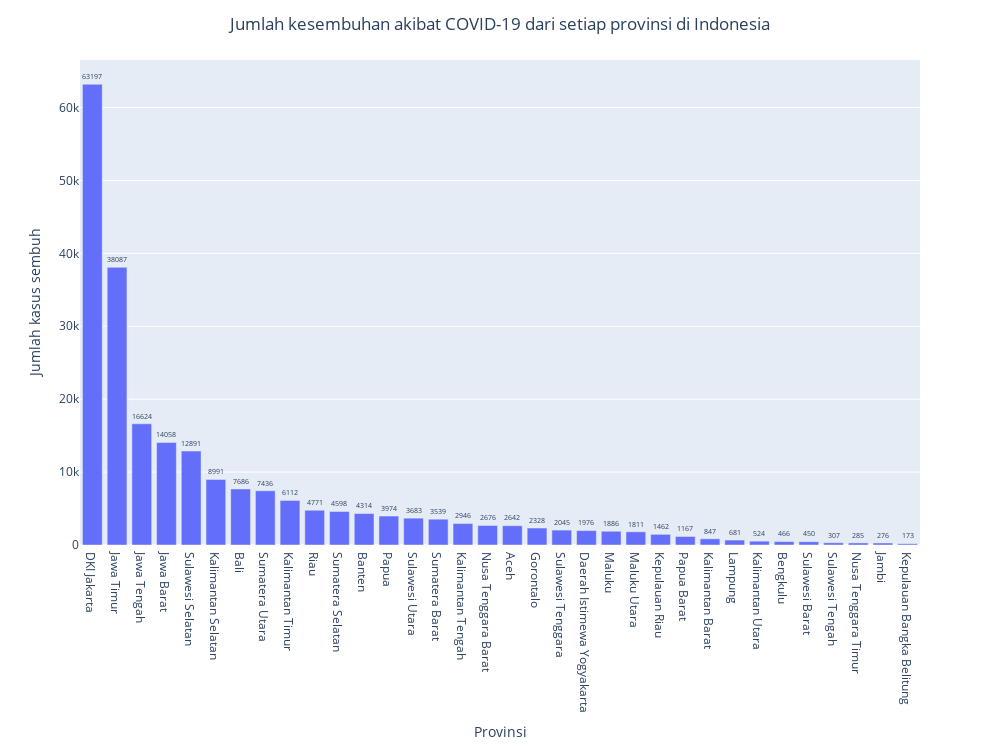

Notebook source saved alongside this figure:
### Code cell
fig2 = px.bar(berdasarkan_kesembuhan, x=berdasarkan_kesembuhan.provinsi, y='kasusSemb'
              , text='kasusSemb',hover_name=berdasarkan_kesembuhan.index)
fig2.update_traces(texttemplate='%{text:}', textposition='outside')
fig2.update_layout(uniformtext_minsize=4, uniformtext_mode='hide', width=1000, height=750
                   , xaxis_title="Provinsi", yaxis_title="Jumlah kasus sembuh"
                   , title_text='Jumlah kesembuhan akibat COVID-19 dari setiap provinsi di Indonesia', title_x=0.5)
fig2.show()

### Figure 1 — Plotly figure (JSON) as saved in the notebook; plotly's stock layout.template omitted (floating-point values rounded to 4 significant figures)
{"data": [{"alignmentgroup": "True", "hovertemplate": "<b>%{hovertext}</b><br><br>provinsi=%{x}<br>kasusSemb=%{text}<extra></extra>", "hovertext": [0, 1, 3, 2, 4, 6, 7, 5, 8, 9, 12, 13, 11, 15, 10, 16, 17, 14, 20, 18, 21, 19, 24, 22, 23, 25, 26, 29, 28, 27, 31, 32, 30, 33], "legendgroup": "", "marker": {"color": "#636efa"}, "name": "", "offsetgroup": "", "orientation": "v", "showlegend": false, "text": [63197, 38087, 16624, 14058, 12891, 8991, 7686, 7436, 6112, 4771, 4598, 4314, 3974, 3683, 3539, 2946, 2676, 2642, 2328, 2045, 1976, 1886, 1811, 1462, 1167, 847, 681, 524, 466, 450, 307, 285, 276, 173], "textposition": "outside", "texttemplate": "%{text:}", "type": "bar", "x": ["DKI Jakarta", "Jawa Timur", "Jawa Tengah", "Jawa Barat", "Sulawesi Selatan", "Kalimantan Selatan", "Bali", "Sumatera Utara", "Kalimantan Timur", "Riau", "Sumatera Selatan", "Banten", "Papua", "Sulawesi Utara", "Sumatera Barat", "Kalimantan Tengah", "Nusa Tenggara Barat", "Aceh", "Gorontalo", "Sulawesi Tenggara", "Daerah Istimewa Yogyakarta", "Maluku", "Maluku Utara", "Kepulauan Riau", "Papua Barat", "Kalimantan Barat", "Lampung", "Kalimantan Utara", "Bengkulu", "Sulawesi Barat", "Sulawesi Tengah", "Nusa Tenggara Timur", "Jambi", "Kepulauan Bangka Belitung"], "xaxis": "x", "y": [63197, 38087, 16624, 14058, 12891, 8991, 7686, 7436, 6112, 4771, 4598, 4314, 3974, 3683, 3539, 2946, 2676, 2642, 2328, 2045, 1976, 1886, 1811, 1462, 1167, 847, 681, 524, 466, 450, 307, 285, 276, 173], "yaxis": "y"}], "layout": {"barmode": "relative", "height": 750, "legend": {"tracegroupgap": 0}, "margin": {"t": 60}, "title": {"text": "Jumlah kesembuhan akibat COVID-19 dari setiap provinsi di Indonesia", "x": 0.5}, "uniformtext": {"minsize": 4, "mode": "hide"}, "width": 1000, "xaxis": {"anchor": "y", "domain": [0, 1], "title": {"text": "Provinsi"}}, "yaxis": {"anchor": "x", "domain": [0, 1], "title": {"text": "Jumlah kasus sembuh"}}}}
